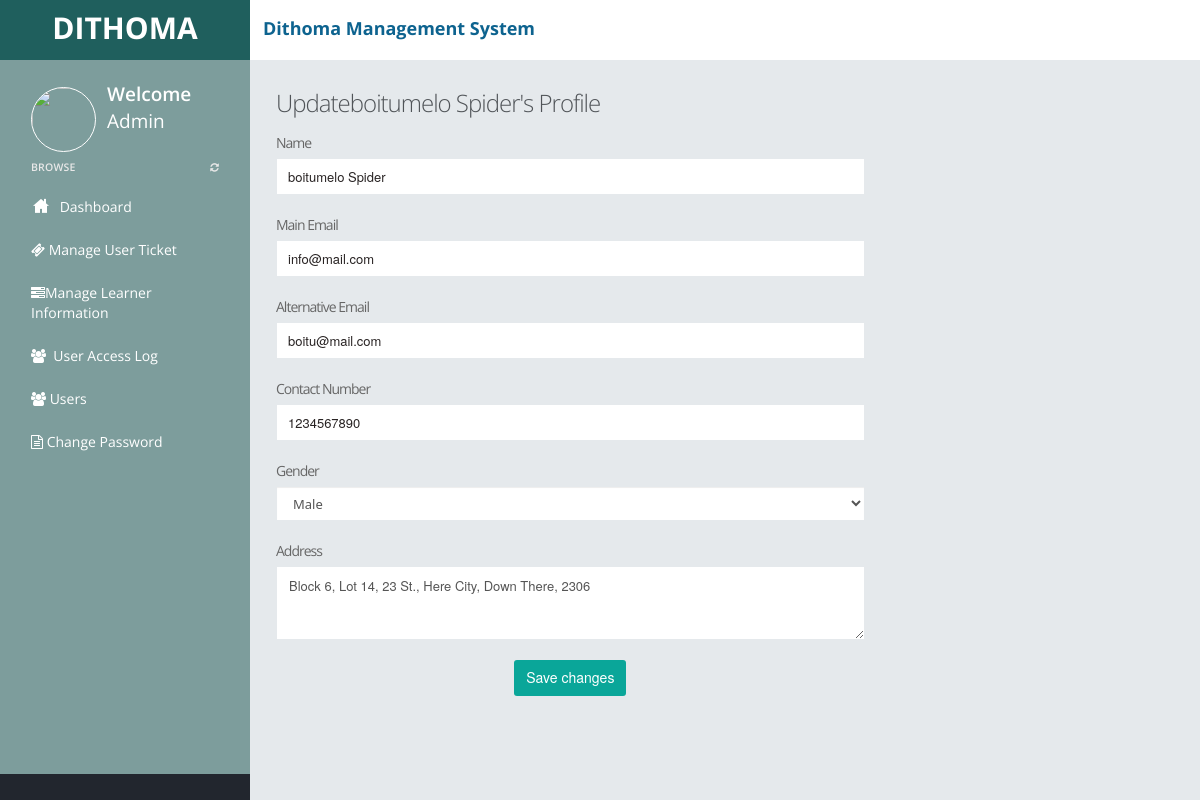
Screenshot of /admin/edit-user.php?id=1 (signed in) with the database file from the repository.
### tables this page shows
CREATE TABLE `user` (
  `id` int(11) NOT NULL,
  `name` varchar(255) DEFAULT NULL,
  `email` varchar(255) DEFAULT NULL,
  `alt_email` varchar(255) DEFAULT NULL,
  `password` varchar(255) DEFAULT NULL,
  `mobile` varchar(255) DEFAULT NULL,
  `gender` varchar(255) DEFAULT NULL,
  `address` varchar(500) DEFAULT NULL,
  `status` int(11) DEFAULT NULL,
  `posting_date` timestamp NULL DEFAULT current_timestamp()
);

### admin/edit-user.php (the view, shortened to what this page needs)
<?php
include("dbconnection.php");
?>
<!DOCTYPE html>
<html>
<head>
<link href="../assets/plugins/pace/pace-theme-flash.css" rel="stylesheet" type="text/css" media="screen"/>
<link href="../assets/plugins/boostrapv3/css/bootstrap.min.css" rel="stylesheet" type="text/css"/>
<link href="../assets/plugins/boostrapv3/css/bootstrap-theme.min.css" rel="stylesheet" type="text/css"/>
<link href="../assets/plugins/font-awesome/css/font-awesome.css" rel="stylesheet" type="text/css"/>
<link href="../assets/css/animate.min.css" rel="stylesheet" type="text/css"/>
<link href="assets/plugins/jquery-scrollbar/jquery.scrollbar.css" rel="stylesheet" type="text/css"/>
<link href="../assets/css/style.css" rel="stylesheet" type="text/css"/>
<link href="../assets/css/responsive.css" rel="stylesheet" type="text/css"/>
<link href="../assets/css/custom-icon-set.css" rel="stylesheet" type="text/css"/>
</head>
<body class="">
<?php include("header.php");?>
<div class="page-container row-fluid">
    <?php include("leftbar.php");?>
    </div>
  </div>
   <div class="footer-widget">
  </div>
  <div class="page-content">
    <div class="content">
		<div class="page-title">
         <?php $rt=mysqli_query($con,"select * from user where id='".$_GET['id']."'");
			  while($rw=mysqli_fetch_array($rt))
			  {?>
			<h3>Update<?php echo $rw['name'];?>'s Profile</h3>
                      <form name="muser" method="post" action="" enctype="multipart/form-data">
                      <div class="row justify-content-center">
                        <div class="col-lg-8 col-md-10 col-xs-12 mx-auto">
                            <div class="form-group">
                              <label for="name" class="control-label">Name</label>
                              <input type="text" class="form-control rounded-0" id="name" name="name" value="<?php echo $rw['name'];?>" required="required">
                            </div>
                            <div class="form-group">
                              <label for="email" class="control-label">Main Email</label>
                              <input type="email" class="form-control rounded-0" id="email" name="email" value="<?php echo $rw['email'];?>" required="required">
                            </div>
                            <div class="form-group">
                              <label for="alt_email" class="control-label">Alternative Email</label>
                              <input type="email" class="form-control rounded-0" id="alt_email" name="alt_email" value="<?php echo $rw['alt_email'];?>" required="required">
                            </div>
                            <div class="form-group">
                              <label for="mobile" class="control-label">Contact Number</label>
                              <input type="text" class="form-control rounded-0" id="mobile" name="mobile" value="<?php echo $rw['mobile'];?>" required="required">
                            </div>
                            <div class="form-group">
                              <label for="gender" class="control-label">Gender</label>
                              <select class="form-control rounded-0" id="gender" name="gender" required="required">
                                <option value="male" <?= $rw['gender'] == 'male' ? "selected" : "" ?>>Male</option>
                              </select>
                            </div>
                            <div class="form-group">
                              <label for="address" class="control-label">Address</label>
                              <textarea rows="3" class="form-control rounded-0" id="address" name="address" required="required"><?php echo $rw['address'];?></textarea>
                            </div>
                            <div class="form-group">
                              <div class="text-center">
                                <button type="submit" name="update" class="btn btn-primary">Save changes</button>
                              </div>
                            </div>
                        </div>
                      </div>
              <?php } ?>
            </form>
</div>
  </div>
  </div>
</div>
</body>
</html>

### assets/css/responsive.css (style rules this page uses)
@media (min-width: 980px) { .page-content { margin-left: 250px; min-height: 100%; } }

### rows the page displays
user: name "boitumelo Spider", email "info@mail.com", alt_email "boitu@mail.com", mobile "1234567890", gender "Male", address "Block 6, Lot 14, 23 St., Here City, Down There, 2306"
